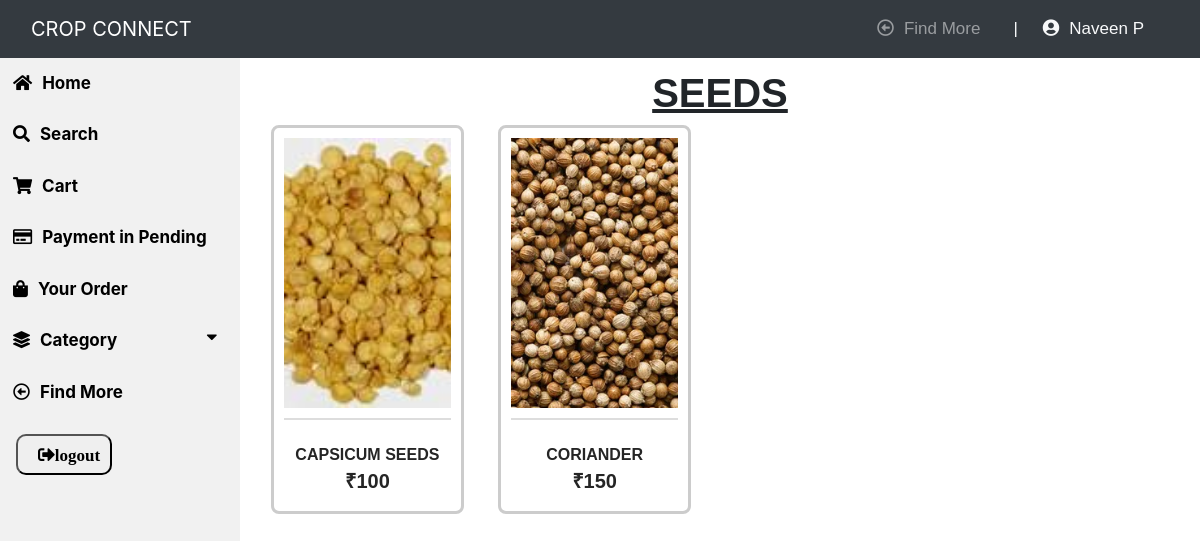
Screenshot of /seed_cat (signed in) with the database file from the repository.
### app/models.py (models this page shows, shortened)
class Visitor(models.Model):
    user = models.OneToOneField(User, on_delete=models.CASCADE)
    joindate = models.DateField(auto_now_add=True)
    email = models.EmailField(unique=True)
    gender = models.CharField(max_length=20)
    district = models.ForeignKey(District, on_delete=models.CASCADE)
    status = models.BooleanField(default=False)
    @property
    def get_name(self):
        return self.user.first_name+" "+self.user.last_name

class Product(models.Model):
    product_name = models.CharField(max_length=30)
    describe = models.CharField(max_length=1000)
    joindate = models.DateField(auto_now_add=True)
    image_1 = models.ImageField(upload_to='product image/')
    image_2 = models.ImageField(upload_to='product image/')
    image_3 = models.ImageField(upload_to='product image/')
    image_4 = models.ImageField(upload_to='product image/')
    seller = models.ForeignKey(Seller, on_delete=models.CASCADE)
    category = models.CharField(max_length=30)
    price = models.IntegerField()
    price_per_quantity = models.CharField(max_length=20)
    status = models.BooleanField(default=False)
    stock = models.BooleanField(default=True)
    activity = models.BooleanField(default=True)

### app/views.py (the view)
# urls.py: path('seed_cat',seed_cat, name='seed_cat'),
@login_required(login_url='visitor_login')
@user_passes_test(is_visitor)
def seed_cat(request):
    seed = Product.objects.all().filter(status=True,activity=True,category="Seed")
    return render(request, 'visitor/seed_cat.html',{'seed':seed})

### app/views.py (called while the page is built)
def is_visitor(user):
    return user.groups.filter(name='VISITOR').exists()

### app/templates/visitor/seed_cat.html (shortened to what this page needs)
{% extends "visitor/visitor_market_home.html" %}
{% block content %}
{% load static %}
{% load crispy_forms_tags %}
<div class="content">
    <h1 style="text-align: center;"><b><u>SEEDS</u></b></h1>
    {% for s in seed %}
    <div class="col-lg-3 col-md-4 col-sm-6 " style="display: inline-block; width: 24%;">
        <div class="featured__item">
            <a href="{% url 'view_product_visitor'  s.id %}" >
            <div class="featured__item__pic set-bg" style="background-image: url('{{s.image_1.url}}'); background-size: cover;">
            </div></a>
            <hr style="border: 1px solid #ddd; margin: 10px 0;">
            <div class="featured__item__text">
                <h6 style="text-transform: uppercase; font-family: Cairo, sans-serif;"><a href="{% url 'view_product_visitor'  s.id %}" ><b>{{s.product_name}}</b></a></h6>
                <h5 style="text-transform: uppercase; font-family: Cairo, sans-serif;"><b>₹{{s.price}}</b></h5>
            </div>
        </div>
    </div>
    {% empty %}
    <center>
        <img src="{% static 'image/empty1.png' %}" width="450" height="400">
        <p style="text-transform: uppercase; font-family: 'Gill Sans', 'Gill Sans MT', Calibri, 'Trebuchet MS', sans-serif;"><b>No Products in this category</b></p>
    </center>
    {% endfor %}
</div>
{% endblock %}

### app/templates/visitor/visitor_market_home.html (shortened to what this page needs)
{% load crispy_forms_tags %}
<html>
    <head>
        <link rel="stylesheet" href="https://use.fontawesome.com/releases/v5.7.0/css/all.css">
        <link rel="stylesheet" href="https://maxcdn.bootstrapcdn.com/bootstrap/4.0.0/css/bootstrap.min.css">
        {% load static %}
        <link rel="stylesheet" type="text/css" href="{% static 'visitor/visitor_market_home.css' %}">
    </head>
    <body>
    <nav class="navbar navbar-dark navbar-expand-md sticky-top bg-dark">
        <div class="container-fluid"><a class="navbar-brand text-center" href="#" style="margin: 0px 0px;">CROP CONNECT</a>
            <div class="collapse navbar-collapse" id="navcol-1">
                <ul class="nav navbar-nav text-light ml-auto">
                    <li class="nav-item" role="presentation"><a class="nav-link" href="{% url 'visitor_home' %}"><i class="far fa-arrow-alt-circle-left"></i>Find More</a></li>
                    <li class="nav-item" role="presentation"><a class="bar">|</a></li>
                    <li class="nav-item" role="presentation"><a class="user"><i class="fas fa-user-circle"></i>{{user.visitor.get_name}}</a></li>
                </ul>
            </div>
        </div>
    </nav>
    <div class="sidebar">
        <a href="{% url 'visitor_market_home' %}"><i class="fas fa-home"></i>Home</a>
        <a href="{% url 'search' %}"><i class="fas fa-search"></i>Search</a>
        <a href="{% url 'cart' %}"><i class="fas fa-shopping-cart"></i>Cart</a>
        <a href="{% url 'pending_order' %}"><i class="far fa-credit-card" style="padding-right: 10px;"></i>Payment in Pending</a>
        <a href="{% url 'your_order' %}"><i class="fas fa-shopping-bag"></i>Your Order</a>
        <button class="dropdown-btn"><i class="fas fa-layer-group"></i>Category<i class="fas fa-caret-down"></i></button>
        <a href="{% url 'visitor_home' %}"><i class="far fa-arrow-alt-circle-left"></i>Find More</a>
        <div class="logout">
            <form method="post" action="{% url 'logout' %}">
                <button class="fas fa-sign-out-alt"  type="submit">logout</button>
            </form>
        </div>
    </div>
    {% block content %}{% endblock %}
    </body>
</html>

### app/static/visitor/visitor_market_home.css (style rules this page uses)
.sidebar { margin: 0; padding: 0; width: 20%; background-color:#f1f1f1; position: fixed; height: 93%; overflow: auto; }
.sidebar a, .dropdown-btn, .dropdown-container a { display: block; color: black; padding: 13px; font-size: 17px; font-weight: bold; text-decoration: none; border: none; background: none; width:100%; text-align: left; cursor: pointer; outline: none; }
.logout { display: block; color: black; padding: 16px; font-size: 17px; font-weight: bold; text-decoration: none; }
div.content { padding: 1px 16px; height: auto; width: 80%; float: right; }
.fa-caret-down { float: right; padding-right: 8px; }
.fas { padding-right: 10px; }
.far { padding-right: 10px; }
.nav-item { font-size: 17px; font-family:'Lucida Sans', 'Lucida Sans Regular', 'Lucida Grande', 'Lucida Sans Unicode', Geneva, Verdana, sans-serif; padding-right: 25px; }
div.content h1 { text-align: center; padding-top: 10px; font-family: 'Lucida Sans', 'Lucida Sans Regular', 'Lucida Grande', 'Lucida Sans Unicode', Geneva, Verdana, sans-serif; }
ul { list-style-type: none; list-style: none; align-items: center; }

### app/templates/visitor/seed_cat.html (style rules this page uses)
.featured__item { margin-bottom: 50px; border: 3px solid #ccc; padding: 10px; border-radius: 8px; }
.featured__item__pic { height: 270px; position: relative; overflow: hidden; background-position: center; padding-top: 15px; }
.featured__item__text { text-align: center; padding-top: 15px; }
.featured__item__text h6 { margin-bottom: 5px; }
.featured__item__text h6 a { color: #252525; }
.featured__item__text h5 { color: #252525; font-weight: 700; }
.featured__item__pic { height: 270px; position: relative; overflow: hidden; background-position: center center; }
button { padding: 10px 20px 10px 20px; border-radius: 10px; }

### rows the page displays
Product: image_1 (picture), product_name "CAPSICUM SEEDS", price "100"
Product: image_1 (picture), product_name "CORIANDER", price "150"

### other values shown
{{ user.visitor.get_name }} "Naveen P"
